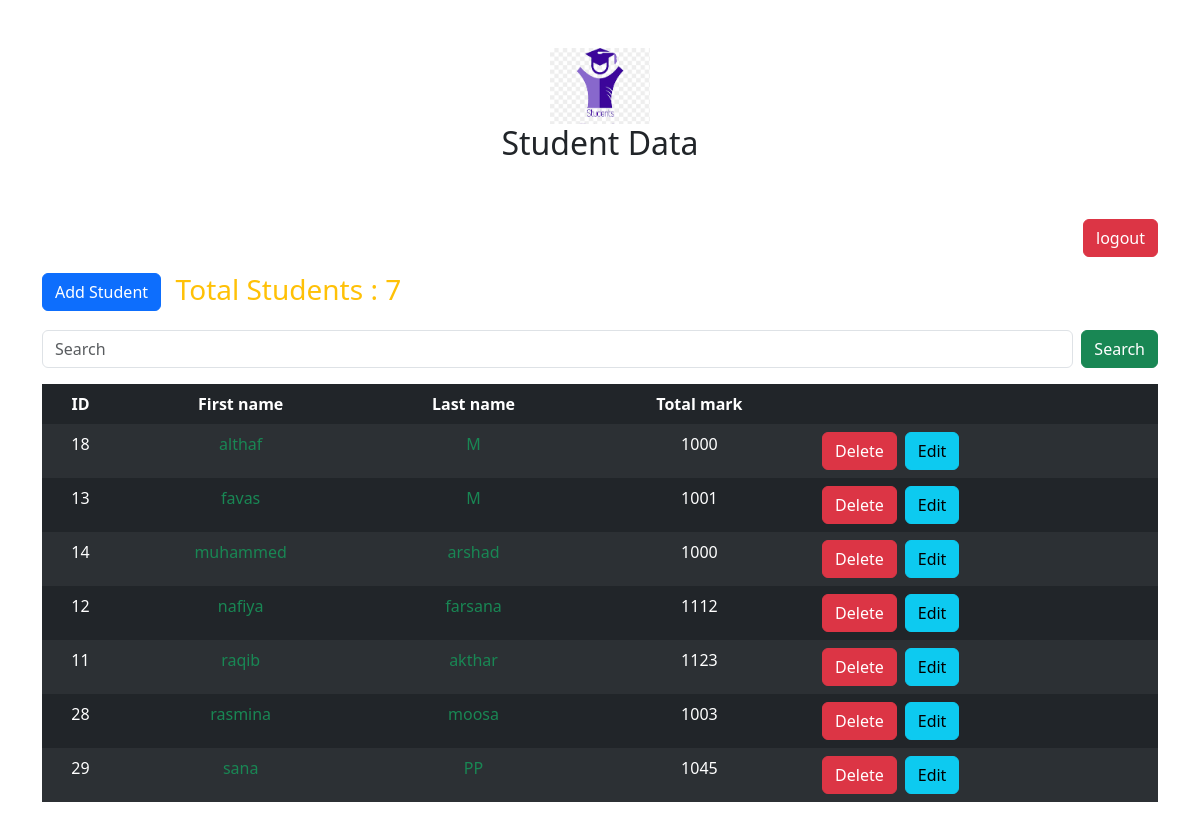
/home/, run on the app's committed database.
### homepage/models.py (models this page shows, shortened)
class Student(models.Model):
    id=models.AutoField(primary_key=True)
    first_name = models.CharField(max_length=10)
    last_name = models.CharField(max_length=10)
    Total_mark = models.IntegerField()
    register_number = models.IntegerField(null=True)
    mobile = models.IntegerField(null=True)
    address = models.CharField(max_length=100, null=True)
    department = models.CharField(max_length=25,null=True)

### homepage/views.py (the view)
# urls.py: path('home/',include('homepage.urls')),
def home(request):
   student = Student.objects.all().order_by('first_name')
   count = Student.objects.all().count()
   context = {
      'student':student,
      'count' :count
    }
   return render(request,'home.html',context)

### templates/home.html (shortened to what this page needs)
{% load static %}
<!DOCTYPE html>
<html lang="en">
<head>
    <link href="https://cdn.jsdelivr.net/npm/bootstrap@5.3.0/dist/css/bootstrap.min.css" rel="stylesheet">
    <link rel="stylesheet" href={% static 'css/student.css' %}>
</head>
<body>
    <div class="container text-center pt-5 pb-5">
        <img src={% static 'image/images.png' %} alt="" class='student'>
        <h2>Student Data</h2>
    </div>
    <div class="container d-flex justify-content-end mb-3">
      <form action="" method='post'>
      <a href={% url 'logout' %} class='btn btn-danger'>logout</a>
      </form>
    </div>
    <div class="container pb-3 d-flex">
        <form action="" method='post'>
            <a href={% url 'add' %} class='btn btn-primary'>Add Student</a>
        </form>
        <h3 class="text-warning">&nbsp Total Students : {{count}}</h3>
    </div>
    <div>
        <form action ={% url 'search' %} class="d-flex container" method="post">
            <input
              class="form-control me-2"
              type="search"
              placeholder="Search"
              name="key"
            />
            <button class="btn btn-success" type="submit">
              Search
            </button>
          </form>
    </div>
    <div class="container pt-3">
        <table class="table table-striped table-dark table-borderless table-hover">
            <thead>
              <tr class='text-center'>
                <th scope="col">ID</th>
                <th scope="col">First name</th>
                <th scope="col">Last name</th>
                <th scope="col">Total mark</th>
                <th scope="col"></th>
              </tr>
            </thead>
            <tbody>
                {% for student in student %}
                <tr class='text-center'>
                        <td>{{ student.id }}</td>
                        <td><a href={% url 'details' student.id %} class='text-decoration-none text-success'>{{ student.first_name }}</a></td>
                        <td><a href={% url 'details' student.id %} class='text-decoration-none text-success'>{{ student.last_name }}</a></td>
                        <td>{{ student.Total_mark }}</td>
                        <td>
                          <div class='d-flex'>
                            <form action="{% url 'delete' %}" method="post">
                                <button class="btn btn-danger" type="submit">Delete</button>
                            </form>
                            <form action={% url 'edit' student.id %}  method='post' class='ps-2'>
                              <button class='btn btn-info' type='submit'>Edit</button>
                            </form>
                          </div>
                        </td>
                </tr>
                {% endfor %}
            </tbody>
          </table>
    </div>
</body>
</html>

### homepage/static/css/student.css (style rules this page uses)
.student { width: 100px ; }

### data on the page
Student: id "18", first_name "althaf", last_name "M", Total_mark "1000"
Student: id "13", first_name "favas", last_name "M", Total_mark "1001"
Student: id "14", first_name "muhammed", last_name "arshad", Total_mark "1000"
Student: id "12", first_name "nafiya", last_name "farsana", Total_mark "1112"
Student: id "11", first_name "raqib", last_name "akthar", Total_mark "1123"
Student: id "28", first_name "rasmina", last_name "moosa", Total_mark "1003"
Student: id "29", first_name "sana", last_name "PP", Total_mark "1045"

### other printed values
{{ count }} "7"
